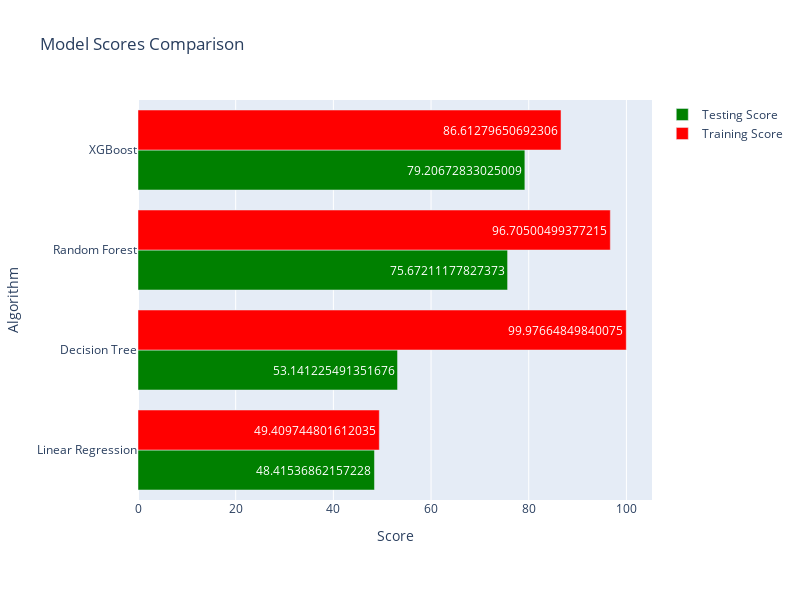

Notebook cell for this chart:
### Markdown cell above
## Clustering and Modelling 
* K-Means Clustering (generates 5 different clustered csv files)
* Linear Regressor
* Decision Tree Regressor
* Random forests
* XG Boost

### Code cell
%run Vehicle_modeling_ML.ipynb

### Figure 1 — Plotly figure (JSON) as saved in the notebook; plotly's stock layout.template omitted (floating-point values rounded to 4 significant figures)
{"data": [{"marker": {"color": "Green"}, "name": "Testing Score", "orientation": "h", "text": [48.42, 53.14, 75.67, 79.21], "type": "bar", "x": [48.42, 53.14, 75.67, 79.21], "y": ["Linear Regression", "Decision Tree", "Random Forest", "XGBoost"]}, {"marker": {"color": "red"}, "name": "Training Score", "orientation": "h", "text": [49.41, 99.98, 96.71, 86.61], "type": "bar", "x": [49.41, 99.98, 96.71, 86.61], "y": ["Linear Regression", "Decision Tree", "Random Forest", "XGBoost"]}], "layout": {"barmode": "group", "height": 600, "margin": {"b": 100, "l": 100, "r": 100, "t": 100}, "showlegend": true, "title": {"text": "Model Scores Comparison"}, "width": 800, "xaxis": {"title": {"text": "Score"}}, "yaxis": {"title": {"text": "Algorithm"}}}}
